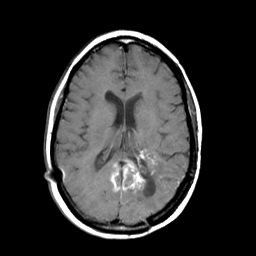
%> input picture MR-Gad.PNG, 256 x 256 px
$ octave main_for_trimodal_images.m   (GNU Octave 9; MATLAB toolbox functions it lacks are replaced by stand-ins)
%> lines starting %> are read from the running program, lines starting %| are printed output that depends on the picture
### Functions/xbitonic2.m
function [X] = xbitonic2(A, varargin)
%XBITONIC2 flexible threshold-based bitonic filter for images.
%   X = XBITONIC2(A) filters A with a set of locally-adaptive masks
%   using an automatically calculated threshold and filter extent.
%
%   It is usually better to call this function via MXBITONIC2, which wraps
%   multiple layer operation around it.
%
%   The input A can be a grey 2D image, or a three colour (eg. RGB) image,
%   or a 4 channel planar CFA image, such as would be generated by using
%   rawread followed by raw2planar.
%
%   The class of A can be either double, int32 or uint8. Processing is
%   considerably faster when using int32 or uint8, which is the default for
%   image data. The presumed data range is 0 to 1 for double, 0 to 255 for
%   uint8 and 0 to 255*3 for int32. However, this only matters for 3
%   channel colour images and if the noise level (below) is set to
%   'sensor'.
%
%   X = XBITONIC2(A, noise, ...) should be used to set the noise type to
%   'additive' (if the noise has been added after the image was created),
%   or 'sensor' (if the image only contains real sensor noise). This is an
%   optional argument, but must always be the second argument if it exists,
%   and potentially makes a big difference to the results. The default is
%   'additive'.
%
%   X = XBITONIC2(A, t) uses a threshold t, representing the range of noise
%   in the data. This should normally be set to four times the standard
%   deviation of the noise. If t < 0 then it will be set automatically. It
%   is better to set this if it is known.
%
%   X = XBITONIC2(A, t, f) also uses a filter and mask size of l x l, where
%   l = 2 * f + 1. f is typically in the range 4 to 12, depending on the
%   amount of noise in the image. If f < 0 then it will be set
%   automatically.
%
%   X = XBITONIC2(A, t, f, centile) uses centile as the minimum centile
%   for the morphological operations. The default (which is nearly always
%   the best choice) is 8.
%
%   Example:
%     A = imread('demo_data.png');
%     image(A)
%     B = xbitonic2(A);
%     image(B);
%
%   See also XRANKOPEN2, ANISOTROPIC2, MXBITONIC2

%   Author: Graham M. Treece, University of Cambridge, UK, Sept 2021.


% check for appropriate inputs
narginchk(1, 6);
v = 1;
noise = 'additive';
if (nargin>v)
  if ischar(varargin{v})
    noise = varargin{v};
    if (~strcmp(noise, 'sensor') && ~strcmp(noise, 'additive'))
      error("Noise must be either 'sensor' or 'additive'.");
    end
    v = v + 1;
  end
end
if (nargin>v)
  t = varargin{v};
  v = v + 1;
else
  % need to automate noise threshold from A
  t = -1;
end
if (nargin>v)
  f = varargin{v};
  v = v + 1;
else
  % need to automate filter length from t
  f = -1;
end
if (nargin>v)
  centile = varargin{v};
  v = v + 1;
else
  % always defaults to 8
  centile = 8;
end
if (nargin>v)
  mlevel = varargin{v};
else
  % always defaults to 0
  mlevel = 0;
end

% also check for appropriate outputs
nargoutchk(1, 1);

% check for compiled mex files
if (exist('xrankopen2','file')~=3)
  error('Type "mex xrankopen2.cpp" to compile this function.');
end
if (exist('anisotropic2_mex','file')~=3)
  error('Type "mex anisotropic2_mex.cpp" to compile this function.');
end

% check size and set filter lengths and whether to do corner detection
[m n c] = size(A);
if strcmp(class(A), 'uint8')
  minval = 0;
  maxval = 255;
  maxv = 255.0;
elseif strcmp(class(A), 'double')
  minval = 0.0;
  maxval = 1.0;
  maxv = 1.0;
else
  [minval, maxval] = bounds(A(:));
  if (c == 4)
    maxv = 4096.0; % this will not actually be used
  else
    maxv = 255.0*3.0;
  end
end
if (t<0) || (f<0)
  if (t<0)

    % Get std of noise from image and convert to threshold
    if strcmp(noise, 'sensor')
      if (c == 4)
        t = estimate_image_noise(A);
        t = 5.5 * t;
      else
        t = estimate_image_noise(A, 2);
        t = 5.5 * t;
      end
    else
      t = estimate_image_noise(A);
      t = 4.0 * t;
    end

    % reduce this for low noise scenarios
    t = t * (1.0 - 0.75 * exp( - (t*12)/double(maxval-minval) ));

  end
  if (f<0)
    if strcmp(noise, 'sensor')
      if (c == 4)
        f = round(2.5 + 2*log2(((t*4/5.5)/double(maxval-minval))/0.071));
      else
        f = round(2.5 + 2*log2(((t*4/5.5)/double(maxval-minval))/0.05));
      end
    else
      f = round(2.5 + 2*log2((t/double(maxval-minval))/0.02));
    end
    if (f>15)
      f = 15;
    elseif (f<3)
      f = 3;
    end
  end

  % Ensure user can see these estimates
  fprintf(1, "Using threshold %.3f and filter length %i.\n", t, f);
end
gf = f * 1.2;
af = 0.6;

% corner detection only worthwhile if not too much noise
if (t < 0.45*double(maxval-minval))
  do_corner = true;
else
  do_corner = false;
end

% if A is uint8, use int32
cl = class(A);
if strcmp(cl, 'uint8')
  % scale by a factor of 3 to allow more precision
  scale = 3.0;
  A = int32(A)*scale;
  t = t*scale;
else
  scale = 1.0;
end

% anisotropic on grey level input
if (c == 1)
  M = A;
  if do_corner
    [Anis, Dir, Co] = structensor2(M, gf);
    Msm = anisotropic2(double(M), gf, af, 3.0*t, Anis, Dir, Co);
  else
    [Anis, Dir] = structensor2(M, gf);
    Msm = anisotropic2(double(M), gf, af, 3.0*t, Anis, Dir);
  end
  if ~strcmp(cl, 'double')
    Msm = int32(Msm);
  end
else
  M = mean(A,3);
  if do_corner
    [Anis, Dir, Co] = structensor2(M, gf);
    Msm = anisotropic2(double(M), gf, af, sqrt(3.0)*t, Anis, Dir, Co);
  else
    [Anis, Dir] = structensor2(M, gf);
    Msm = anisotropic2(double(M), gf, af, sqrt(3.0)*t, Anis, Dir);
  end
  if ~strcmp(cl, 'double')
    M = int32(M);
    Msm = int32(Msm);
  end
end

% initial ranking
[Aopen, Aclose] = xrankopen2(A, t, f, Msm, M, centile, mlevel);

% possibly adjust for sensor noise, or just convert to double
if ((c==3) && strcmp(noise, 'sensor'))
  A = srgb_to_linear_gamma(double(A)/(scale*maxv))*maxv*scale;
  Aopen = srgb_to_linear_gamma(double(Aopen)/(scale*maxv))*maxv*scale;
  Aclose = srgb_to_linear_gamma(double(Aclose)/(scale*maxv))*maxv*scale;
  t = 0.0; % disable thresholding in remainder of process
else
  A = double(A);
  Aopen = double(Aopen);
  Aclose = double(Aclose);
end

% Smooth errors for each channel separately
Eopen = zeros(size(A));
Eclose = zeros(size(A));
if (c == 1)
  if do_corner
    Eopen = anisotropic2(A - Aopen, gf, af, 1.4*t, Anis, Dir, Co);
    Eclose = anisotropic2(Aclose - A, gf, af, 1.4*t, Anis, Dir, Co);
  else
    Eopen = anisotropic2(A - Aopen, gf, af, 1.4*t, Anis, Dir);
    Eclose = anisotropic2(Aclose - A, gf, af, 1.4*t, Anis, Dir);
  end
else
  for k=1:size(A,3)
    if do_corner
      Eopen(:,:,k) = anisotropic2(A(:,:,k) - Aopen(:,:,k), gf, af, 1.4*t, Anis, Dir, Co);
      Eclose(:,:,k) = anisotropic2(Aclose(:,:,k) - A(:,:,k), gf, af, 1.4*t, Anis, Dir, Co);
    else
      Eopen(:,:,k) = anisotropic2(A(:,:,k) - Aopen(:,:,k), gf, af, 1.4*t, Anis, Dir);
      Eclose(:,:,k) = anisotropic2(Aclose(:,:,k) - A(:,:,k), gf, af, 1.4*t, Anis, Dir);
    end
  end
end

% Remove offsets from Aopen and Aclose
Aclose = Aclose - Eclose;
Aopen = Aopen + Eopen;

% Increase weighting factor
Eopen = abs(Eopen.^3);
Eclose = abs(Eclose.^3);

% find sum of weighting values (output of gaussian filters), remove zeros
Esum = Eopen+Eclose;
n = (Esum==0);
Eopen(n) = 0.5;
Eclose(n) = 0.5;
Esum(n) = 1.0;

% output is weighted sum of ordinal operations
X = (Eopen.*Aclose + Eclose.*Aopen)./Esum;

% possibly adjust for sensor noise
if ((c==3) && strcmp(noise, 'sensor'))
  X = linear_gamma_to_srgb(X/(scale*maxv))*maxv;
else
  X = X / scale;
end

if strcmp(cl, 'uint8')
  X = uint8(X);
elseif strcmp(cl, 'int32')
  X = int32(X);
end

### main_for_trimodal_images.m
close all; clear all; clc;

% [6 lines of commented-out code are left out]
A=imread('MR-Gad.PNG');
%> A is the input picture: size 256x256x3 uint8; min 0, max 255, mean 47
G=imread('MR-T2.PNG');
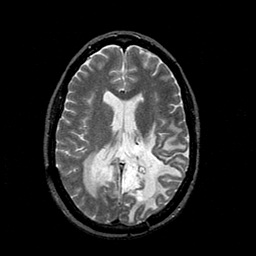
%> input picture MR-T2.PNG, 256 x 256 px
%> G is the input picture: size 256x256x3 uint8; min 0, max 255, mean 41.2
B1=imread('SPECT-TI.PNG');
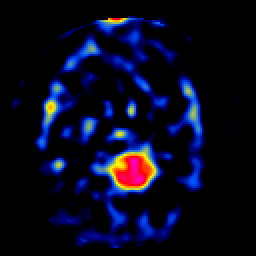
%> input picture SPECT-TI.PNG, 256 x 256 px
%> B1 is the input picture: size 256x256x3 uint8; mean R, G, B 8.3, 9.3, 30.7
addpath Functions
%% Add noise
% [16 lines of commented-out code are left out]
%% Fusion rules
sigma=0;

q=3;
w=19;
L=5;
t = 1;
if size(A,3)>1
    A=rgb2gray(A);
%> A: size 256x256 uint8
end

if size(G,3)>1
    G=rgb2gray(G);
%> G: size 256x256 uint8
end

A = im2double(A);
%> A: size 256x256 double
G = im2double(G);
%> G: size 256x256 double
tic
%% Decomposition
AL = xbitonic2(A,q);
%> in xbitonic2, `t = varargin{v};`: t = 3
%> the run ends on the next line
